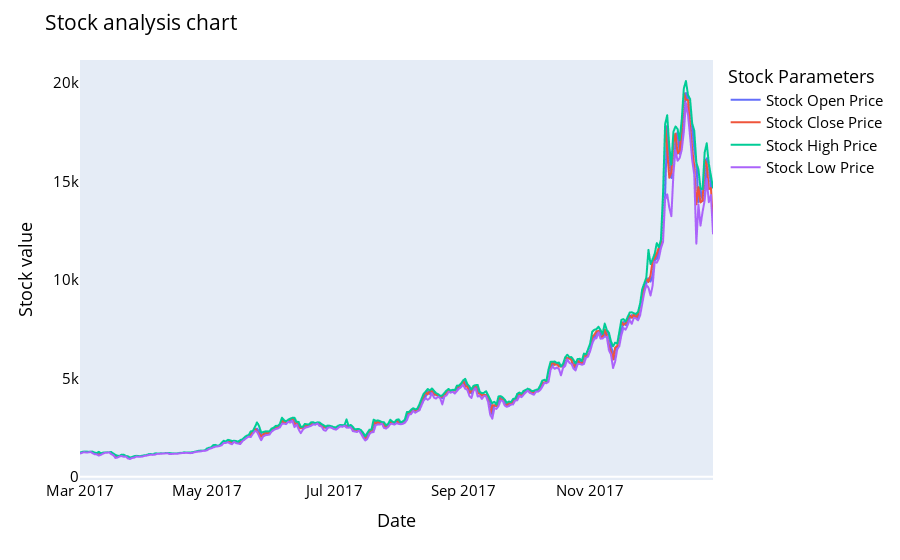

The notebook cell saved with this chart:
### Code cell
names = cycle(['Stock Open Price','Stock Close Price','Stock High Price','Stock Low Price'])

fig = px.line(y_2017, x=y_2017.Date, y=[y_2017['Open'], y_2017['Close'], 
                                          y_2017['High'], y_2017['Low']],
             labels={'Date': 'Date','value':'Stock value'})
fig.update_layout(title_text='Stock analysis chart', font_size=15, font_color='black',legend_title_text='Stock Parameters')
fig.for_each_trace(lambda t:  t.update(name = next(names)))
fig.update_xaxes(showgrid=False)
fig.update_yaxes(showgrid=False)

fig.show()

### Figure 1 — Plotly figure (JSON) as saved in the notebook; plotly's stock layout.template omitted (floating-point values rounded to 4 significant figures; data arrays with more than 128 entries replaced by an {"elided": "..."} marker saying what was removed)
{"data": [{"hovertemplate": "variable=Open<br>Date=%{x}<br>Stock value=%{y}<extra></extra>", "legendgroup": "Open", "line": {"color": "#636efa", "dash": "solid"}, "marker": {"symbol": "circle"}, "mode": "lines", "name": "Stock Open Price", "showlegend": true, "type": "scattergl", "x": {"elided": "305 str values"}, "xaxis": "x", "y": {"elided": "305 float values"}, "yaxis": "y"}, {"hovertemplate": "variable=Close<br>Date=%{x}<br>Stock value=%{y}<extra></extra>", "legendgroup": "Close", "line": {"color": "#EF553B", "dash": "solid"}, "marker": {"symbol": "circle"}, "mode": "lines", "name": "Stock Close Price", "showlegend": true, "type": "scattergl", "x": {"elided": "305 str values"}, "xaxis": "x", "y": {"elided": "305 float values"}, "yaxis": "y"}, {"hovertemplate": "variable=High<br>Date=%{x}<br>Stock value=%{y}<extra></extra>", "legendgroup": "High", "line": {"color": "#00cc96", "dash": "solid"}, "marker": {"symbol": "circle"}, "mode": "lines", "name": "Stock High Price", "showlegend": true, "type": "scattergl", "x": {"elided": "305 str values"}, "xaxis": "x", "y": {"elided": "305 float values"}, "yaxis": "y"}, {"hovertemplate": "variable=Low<br>Date=%{x}<br>Stock value=%{y}<extra></extra>", "legendgroup": "Low", "line": {"color": "#ab63fa", "dash": "solid"}, "marker": {"symbol": "circle"}, "mode": "lines", "name": "Stock Low Price", "showlegend": true, "type": "scattergl", "x": {"elided": "305 str values"}, "xaxis": "x", "y": {"elided": "305 float values"}, "yaxis": "y"}], "layout": {"font": {"color": "black", "size": 15}, "legend": {"title": {"text": "Stock Parameters"}, "tracegroupgap": 0}, "margin": {"t": 60}, "title": {"text": "Stock analysis chart"}, "xaxis": {"anchor": "y", "domain": [0, 1], "showgrid": false, "title": {"text": "Date"}}, "yaxis": {"anchor": "x", "domain": [0, 1], "showgrid": false, "title": {"text": "Stock value"}}}}
